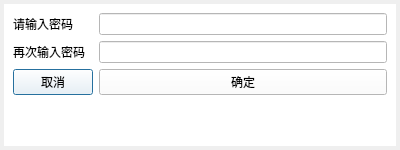
<?xml version="1.0" encoding="UTF-8"?>
<ui version="4.0">
 <class>NewPassword</class>
 <widget class="QDialog" name="NewPassword">
  <property name="geometry">
   <rect>
    <x>0</x>
    <y>0</y>
    <width>400</width>
    <height>150</height>
   </rect>
  </property>
  <property name="minimumSize">
   <size>
    <width>400</width>
    <height>150</height>
   </size>
  </property>
  <property name="maximumSize">
   <size>
    <width>400</width>
    <height>150</height>
   </size>
  </property>
  <property name="windowTitle">
   <string>Dialog</string>
  </property>
  <layout class="QVBoxLayout" name="verticalLayout">
   <property name="spacing">
    <number>4</number>
   </property>
   <property name="leftMargin">
    <number>4</number>
   </property>
   <property name="topMargin">
    <number>4</number>
   </property>
   <property name="rightMargin">
    <number>4</number>
   </property>
   <property name="bottomMargin">
    <number>4</number>
   </property>
   <item>
    <widget class="QWidget" name="widget" native="true">
     <property name="styleSheet">
      <string notr="true">background-color: rgb(255, 255, 255);</string>
     </property>
     <layout class="QFormLayout" name="formLayout">
      <item row="0" column="0">
       <widget class="QLabel" name="label">
        <property name="styleSheet">
         <string notr="true">font: 12pt &quot;微软雅黑&quot;;</string>
        </property>
        <property name="text">
         <string>请输入密码</string>
        </property>
       </widget>
      </item>
      <item row="0" column="1">
       <widget class="QLineEdit" name="lineEdit">
        <property name="styleSheet">
         <string notr="true">font: 12pt &quot;微软雅黑&quot;;</string>
        </property>
        <property name="echoMode">
         <enum>QLineEdit::Password</enum>
        </property>
       </widget>
      </item>
      <item row="1" column="0">
       <widget class="QLabel" name="label_2">
        <property name="styleSheet">
         <string notr="true">font: 12pt &quot;微软雅黑&quot;;</string>
        </property>
        <property name="text">
         <string>再次输入密码</string>
        </property>
       </widget>
      </item>
      <item row="1" column="1">
       <widget class="QLineEdit" name="lineEdit_2">
        <property name="styleSheet">
         <string notr="true">font: 12pt &quot;微软雅黑&quot;;</string>
        </property>
        <property name="echoMode">
         <enum>QLineEdit::Password</enum>
        </property>
       </widget>
      </item>
      <item row="2" column="0">
       <widget class="QPushButton" name="pushButton_2">
        <property name="text">
         <string>取消</string>
        </property>
       </widget>
      </item>
      <item row="2" column="1">
       <widget class="QPushButton" name="pushButton">
        <property name="text">
         <string>确定</string>
        </property>
       </widget>
      </item>
     </layout>
    </widget>
   </item>
  </layout>
 </widget>
 <resources/>
 <connections/>
</ui>
